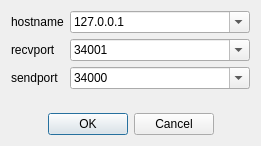
<?xml version="1.0" encoding="UTF-8"?>
<ui version="4.0">
 <class>NDLCom::UdpComConnectDialog</class>
 <widget class="QDialog" name="NDLCom::UdpComConnectDialog">
  <property name="geometry">
   <rect>
    <x>0</x>
    <y>0</y>
    <width>261</width>
    <height>146</height>
   </rect>
  </property>
  <property name="windowTitle">
   <string>Dialog</string>
  </property>
  <layout class="QVBoxLayout" name="verticalLayout">
   <item>
    <layout class="QFormLayout" name="formLayout">
     <item row="0" column="0">
      <widget class="QLabel" name="label">
       <property name="text">
        <string>hostname</string>
       </property>
      </widget>
     </item>
     <item row="1" column="0">
      <widget class="QLabel" name="label_2">
       <property name="text">
        <string>recvport</string>
       </property>
      </widget>
     </item>
     <item row="2" column="0">
      <widget class="QLabel" name="label_3">
       <property name="text">
        <string>sendport</string>
       </property>
      </widget>
     </item>
     <item row="0" column="1">
      <widget class="QComboBox" name="hostname">
       <property name="editable">
        <bool>true</bool>
       </property>
       <item>
        <property name="text">
         <string>127.0.0.1</string>
        </property>
       </item>
       <item>
        <property name="text">
         <string>The Milliways</string>
        </property>
       </item>
      </widget>
     </item>
     <item row="1" column="1">
      <widget class="QComboBox" name="recvport">
       <property name="editable">
        <bool>true</bool>
       </property>
       <item>
        <property name="text">
         <string>34001</string>
        </property>
       </item>
      </widget>
     </item>
     <item row="2" column="1">
      <widget class="QComboBox" name="sendport">
       <property name="editable">
        <bool>true</bool>
       </property>
       <item>
        <property name="text">
         <string>34000</string>
        </property>
       </item>
      </widget>
     </item>
    </layout>
   </item>
   <item>
    <widget class="QDialogButtonBox" name="buttonBox">
     <property name="orientation">
      <enum>Qt::Horizontal</enum>
     </property>
     <property name="standardButtons">
      <set>QDialogButtonBox::Cancel|QDialogButtonBox::Ok</set>
     </property>
     <property name="centerButtons">
      <bool>true</bool>
     </property>
    </widget>
   </item>
  </layout>
 </widget>
 <resources/>
 <connections>
  <connection>
   <sender>buttonBox</sender>
   <signal>accepted()</signal>
   <receiver>NDLCom::UdpComConnectDialog</receiver>
   <slot>accept()</slot>
   <hints>
    <hint type="sourcelabel">
     <x>248</x>
     <y>254</y>
    </hint>
    <hint type="destinationlabel">
     <x>157</x>
     <y>274</y>
    </hint>
   </hints>
  </connection>
  <connection>
   <sender>buttonBox</sender>
   <signal>rejected()</signal>
   <receiver>NDLCom::UdpComConnectDialog</receiver>
   <slot>reject()</slot>
   <hints>
    <hint type="sourcelabel">
     <x>316</x>
     <y>260</y>
    </hint>
    <hint type="destinationlabel">
     <x>286</x>
     <y>274</y>
    </hint>
   </hints>
  </connection>
 </connections>
</ui>
